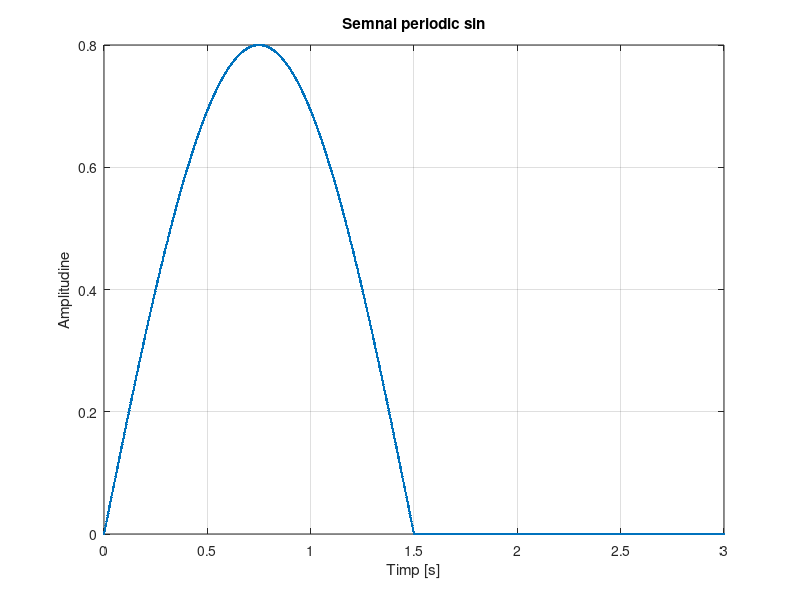
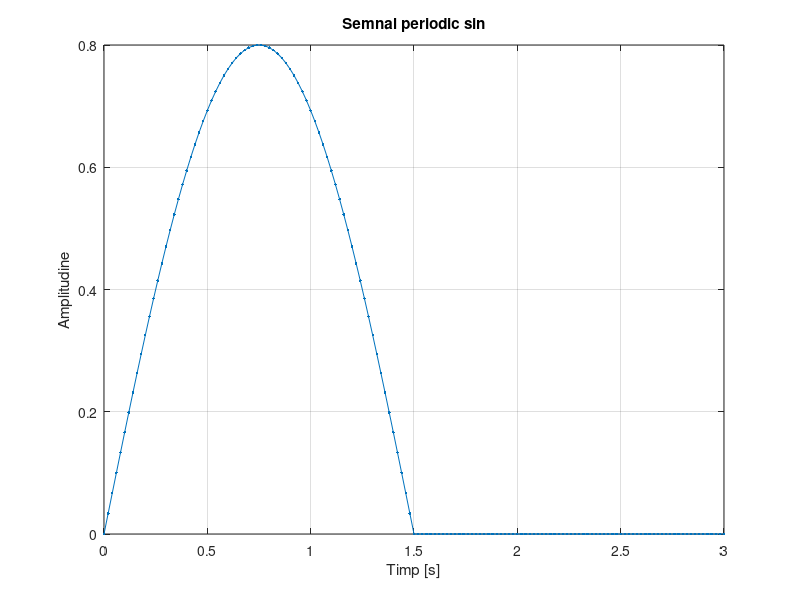
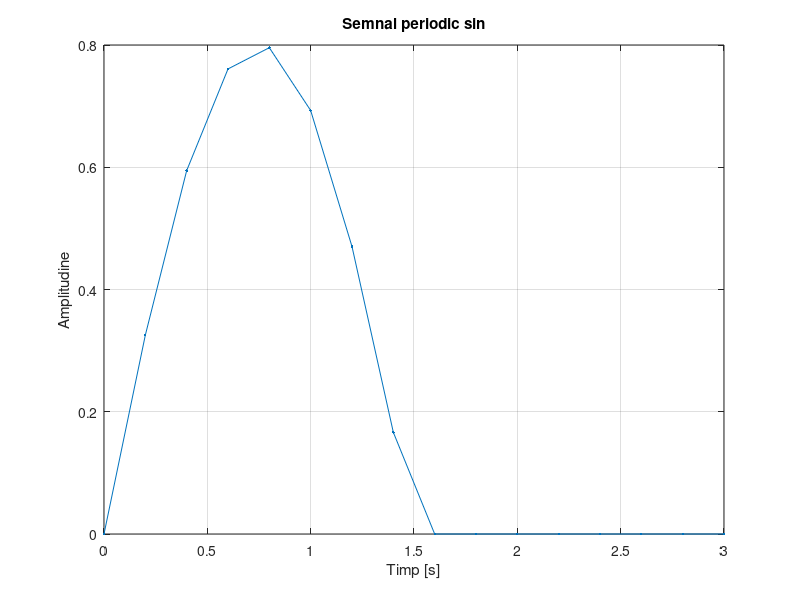

Write the MATLAB code that produced these figures, in order.
figure(1);
Ampl = 0.8;   % amplitudinea 
T = 3; %perioada in secunde
Frecv = 1 / T; %frecventa
t = 0:0.002:3;    % timpul de la 0 la 3 secunde cu rezolutie temporara de 2ms 
semnal=Ampl*sin(2*pi*Frecv*t);% s este un semnal sinusoidal cu frecventa F,amplitudine A si perioada t
for i= 1:length(semnal);
    if semnal(1,i)<0; %redresarea monoalternatenata
        semnal(1,i)=0;
    end
end
plot(t,semnal,'.-'),xlabel('Timp [s]'),ylabel('Amplitudine'),title('Semnal periodic sin'),grid;
figure(2);

Ampl = 0.8;   % amplitudinea 
T = 3;
Frecv = 1 / T;
t = 0:0.02:3;    % timpul de la 0 la 3 secunde cu rezolutie temporara de 20ms 
semnal=Ampl*sin(2*pi*Frecv*t);
for i= 1:length(semnal);
    if semnal(1,i)<0; %redresarea monoalternatenata
        semnal(1,i)=0;
    end
end
plot(t,semnal,'.-'),xlabel('Timp [s]'),ylabel('Amplitudine'),title('Semnal periodic sin'),grid;
figure(3);

Ampl = 0.8;   % amplitudinea 
T = 3;
Frecv = 1 / T;
t = 0:0.2:3;    % timpul de la 0 la 3 secunde cu rezolutie temporara de 200ms 
semnal=Ampl*sin(2*pi*Frecv*t);
for i= 1:length(semnal);
    if semnal(1,i)<0; %redresarea monoalternatenata
        semnal(1,i)=0;
    end
end
plot(t,semnal,'.-'),xlabel('Timp [s]'),ylabel('Amplitudine'),title('Semnal periodic sin'),grid;



